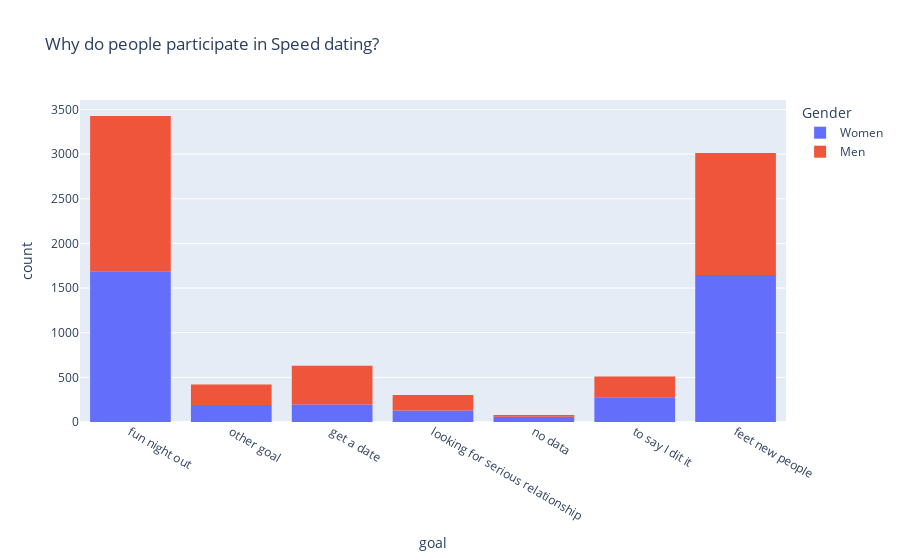

The notebook cell saved with this chart:
### Code cell
fig = px.histogram(df, x="goal", color="Gender", category_orders=dict(goal=['meet new people', 'fun night out', 'other goal', 'get a date',
       'looking for serious relationship', 'no data', 'to say I dit it']), title="Why do people participate in Speed dating?")
fig.show()

### Figure 1 — Plotly figure (JSON) as saved in the notebook; plotly's stock layout.template omitted (floating-point values rounded to 4 significant figures; data arrays with more than 128 entries replaced by an {"elided": "..."} marker saying what was removed)
{"data": [{"alignmentgroup": "True", "bingroup": "x", "hovertemplate": "Gender=Women<br>goal=%{x}<br>count=%{y}<extra></extra>", "legendgroup": "Women", "marker": {"color": "#636efa", "pattern": {"shape": ""}}, "name": "Women", "offsetgroup": "Women", "orientation": "v", "showlegend": true, "type": "histogram", "x": {"elided": "4184 str values"}, "xaxis": "x", "yaxis": "y"}, {"alignmentgroup": "True", "bingroup": "x", "hovertemplate": "Gender=Men<br>goal=%{x}<br>count=%{y}<extra></extra>", "legendgroup": "Men", "marker": {"color": "#EF553B", "pattern": {"shape": ""}}, "name": "Men", "offsetgroup": "Men", "orientation": "v", "showlegend": true, "type": "histogram", "x": {"elided": "4194 str values"}, "xaxis": "x", "yaxis": "y"}], "layout": {"barmode": "relative", "legend": {"title": {"text": "Gender"}, "tracegroupgap": 0}, "title": {"text": "Why do people participate in Speed dating?"}, "xaxis": {"anchor": "y", "categoryarray": ["meet new people", "fun night out", "other goal", "get a date", "looking for serious relationship", "no data", "to say I dit it"], "categoryorder": "array", "domain": [0, 1], "title": {"text": "goal"}}, "yaxis": {"anchor": "x", "domain": [0, 1], "title": {"text": "count"}}}}
